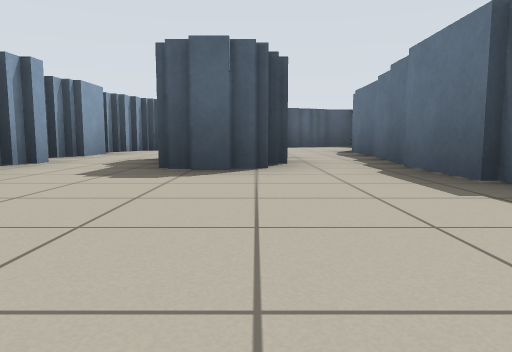
[1] (above)

24 first-person views from a walk through a robot-simulator world made for Stage. The camera is 0.5 m above the floor, tilts 6° down and sees 70° across. Floor lines are 1 m apart. The floor is counted in squares, 2 m on a side. Each view is taken from the middle of a square. On the plan, view 1 faces up. The plan holds only what a view shows up to about 9 squares ahead; the rest is blank.

[2]
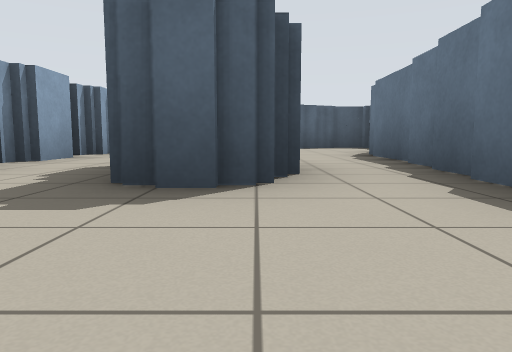

[3]
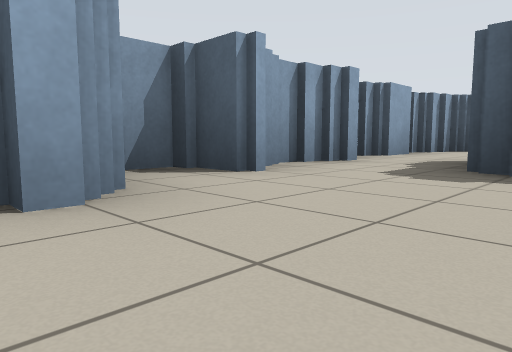

[4]
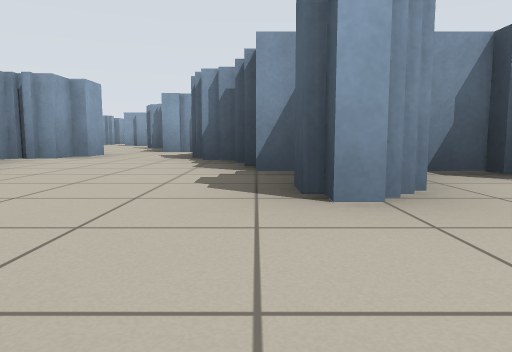

[5]
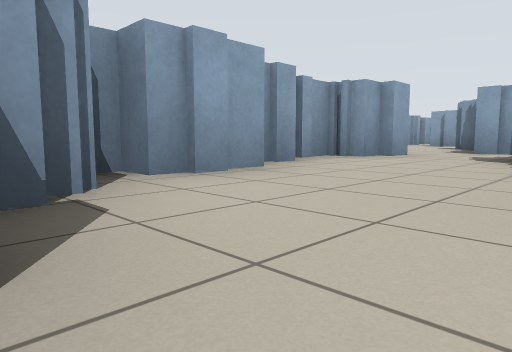

[6]
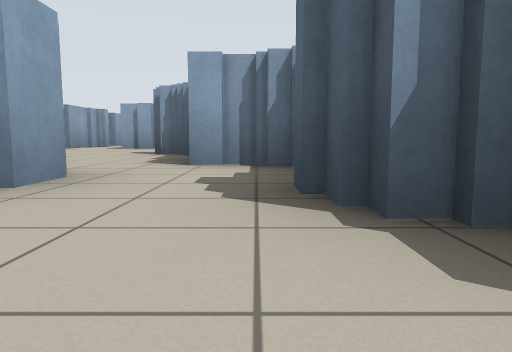

[7]
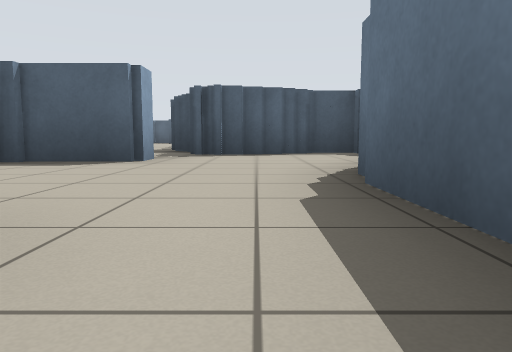

[8]
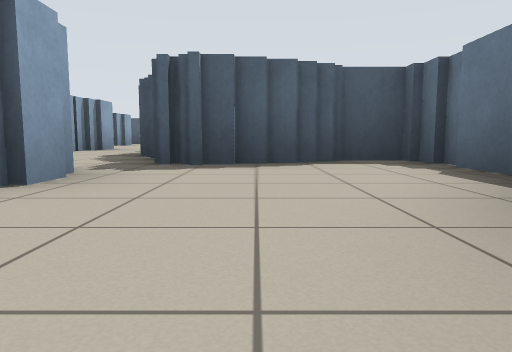

[9]
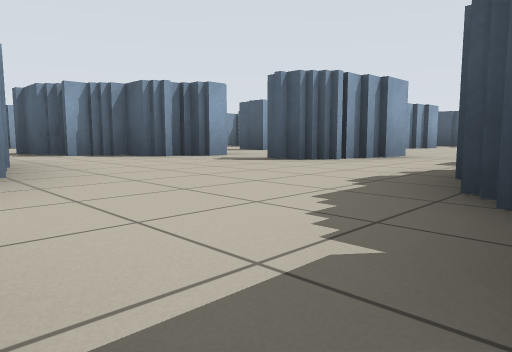

[10]
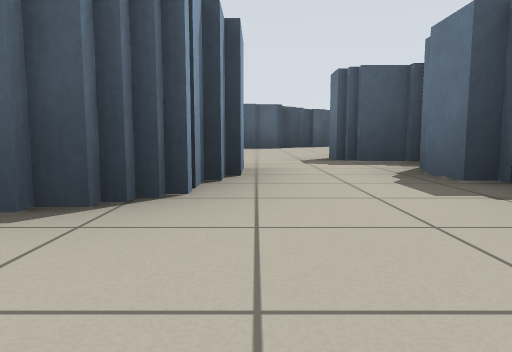

[11]
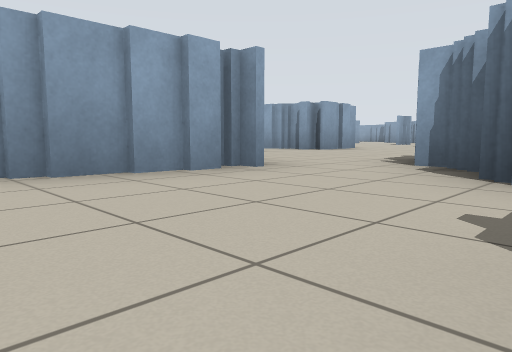

[12]
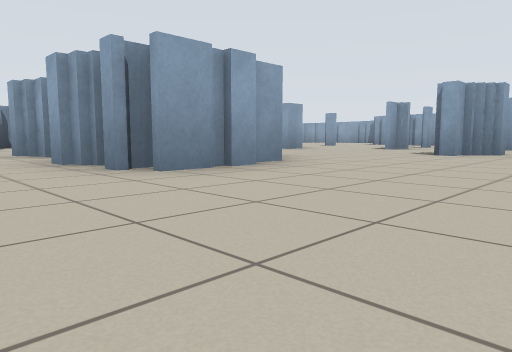

[13]
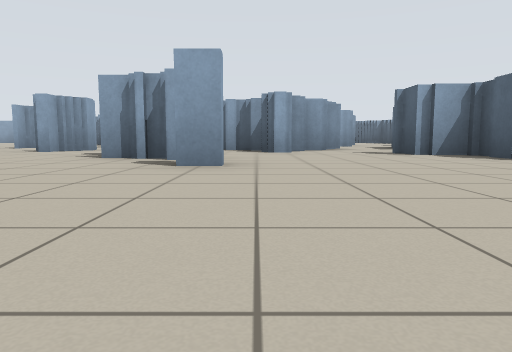

[14]
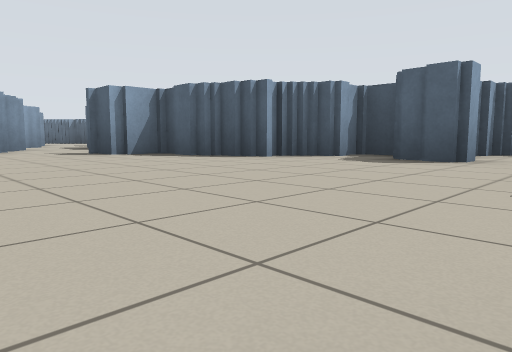

[15]
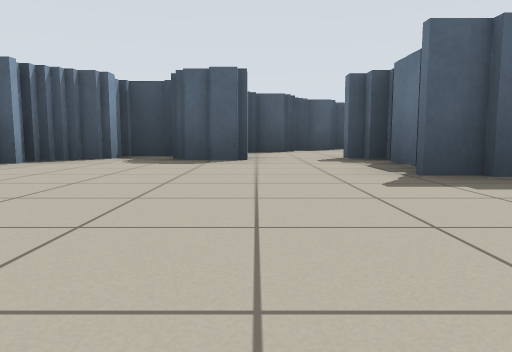

[16]
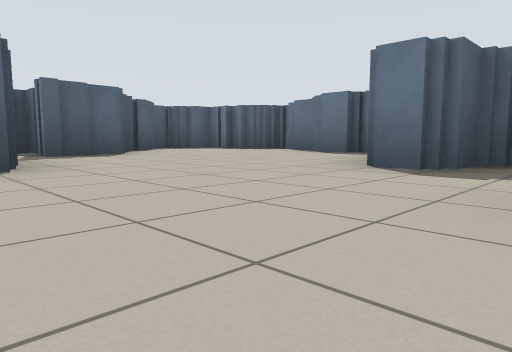

[17]
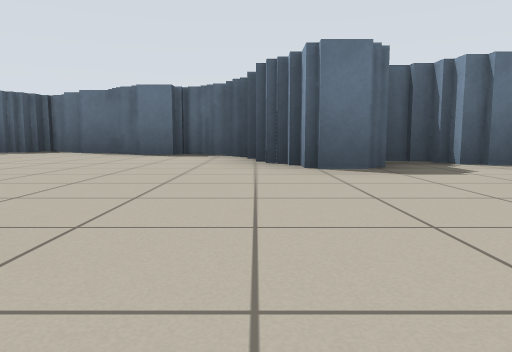

[18]
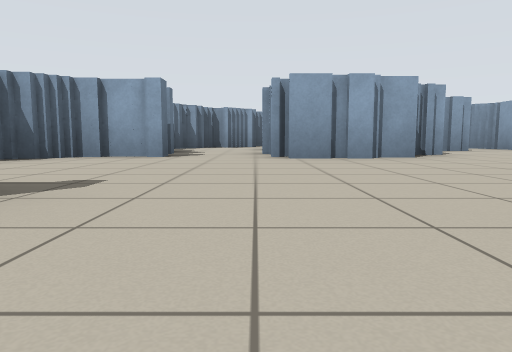

[19]
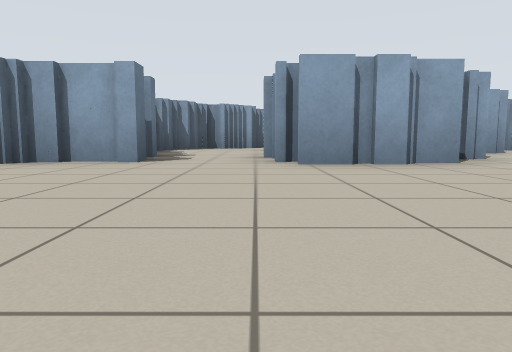

[20]
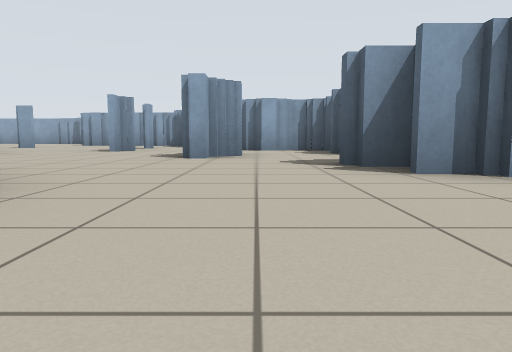

[21]
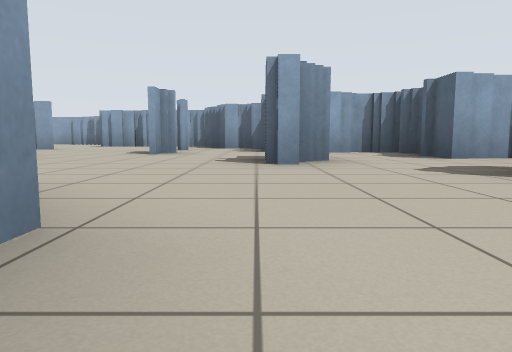

[22]
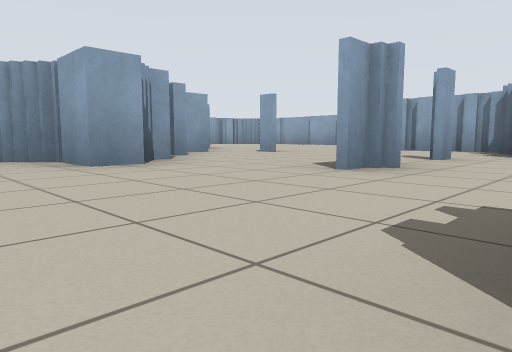

[23]
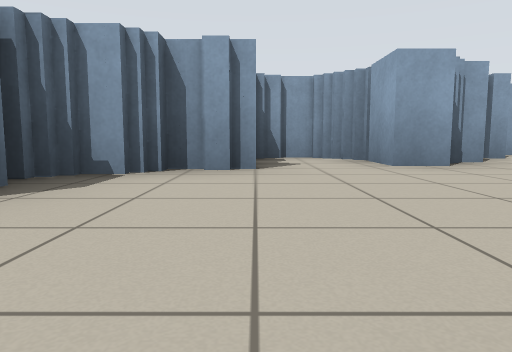

[24]
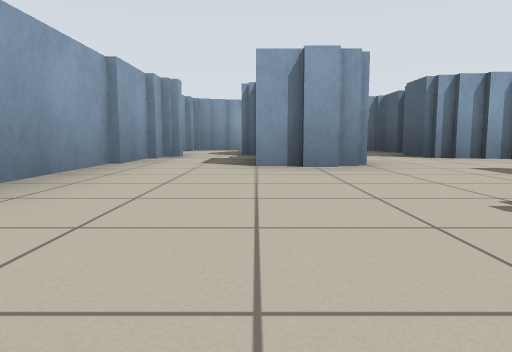

### Floor plan
Key: @ floor where view 1 was taken; # wall or solid block; x gap in a wall; . floor.
Columns run from 19 left of view 1 to 3 right of it. Each row starts with its distance up from view 1.
 22                    ###
 21                 ####.#
 20             ### .#...##
 19            ##.. ......#
 18            #.. #.....##
 17           ##..##.....#
 16     #   ####x##....###
 15     .. ##....##...##
 14    #............#..#
 13      ##.........#..#
 12      ##.......###..#
 11    ###..#x...##....#
 10    #....#..........####
  9    #...........###....#
  8  ###..#.......#####...
  7 ##.......##..####....#
  6 #.#.#....##..#  #....#
  5 #......####..#  #....#
  4 .....#.#  #..#   ..#.#
  3 ..#.####   ..#   #.#.#
  2  ..##      ###  ##...#
  1   ##            #....
  0             ######.@
 -1       #.  ###......
 -2       #...##.......#
 -3       ##......######
 -4       ##....
 -5       #....
 -6       ####

Positions as (right, up) in squares from view 1, and headings:
1: (0, 0), facing up
2: (0, 1), facing up
3: (0, 0), facing up-left
4: (0, 0), facing left
5: (0, 0), facing down-left
6: (-3, -1), facing left
7: (1, 4), facing up
8: (1, 6), facing up
9: (0, 9), facing up-left
10: (-2, 11), facing up
11: (-2, 12), facing down-left
12: (-7, 10), facing down-left
13: (-6, 12), facing left
14: (-6, 12), facing up-left
15: (-7, 12), facing up
16: (-4, 14), facing up-right
17: (-4, 16), facing right
18: (-8, 12), facing down
19: (-8, 11), facing down
20: (-8, 9), facing left
21: (-9, 8), facing left
22: (-12, 8), facing down-left
23: (-12, 8), facing down
24: (-8, -4), facing left
